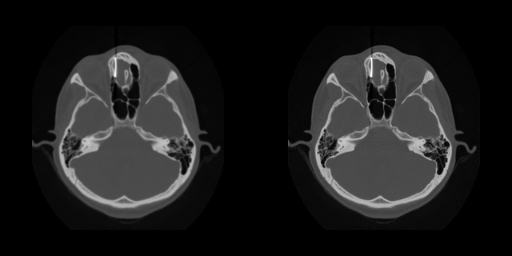

The Python source for this figure:
#!/usr/bin/env python

# Test vtkImageBSplineCoefficients displaying original vs coefficient image.

# Factory overrides
import vtkmodules.vtkInteractionStyle  # noqa: F401
import vtkmodules.vtkRenderingFreeType  # noqa: F401
import vtkmodules.vtkRenderingOpenGL2  # noqa: F401

import os

from vtkmodules.vtkIOImage import vtkPNGReader
from vtkmodules.vtkImagingCore import vtkImageBSplineCoefficients
from vtkmodules.vtkRenderingCore import (
    vtkImageSlice,
    vtkImageSliceMapper,
    vtkRenderWindow,
    vtkRenderWindowInteractor,
    vtkRenderer,
)

# Read image
reader = vtkPNGReader()
data_dir = os.environ.get("VPE_DATA_DIR", os.path.dirname(os.path.abspath(__file__)))

reader.SetFileName(os.path.join(data_dir, "fullhead15.png"))
reader.SetDataSpacing(0.8, 0.8, 1.5)
reader.Update()

data_range = list(reader.GetOutput().GetScalarRange())

# B-spline coefficients
bspline_coefficients = vtkImageBSplineCoefficients()
bspline_coefficients.SetInputConnection(reader.GetOutputPort())
bspline_coefficients.SetSplineDegree(3)
bspline_coefficients.Update()

# Viewport 0: original image
image_mapper_0 = vtkImageSliceMapper()
image_mapper_0.SetInputConnection(reader.GetOutputPort())

image_slice_0 = vtkImageSlice()
image_slice_0.SetMapper(image_mapper_0)
image_slice_0.GetProperty().SetColorWindow(data_range[1] - data_range[0])
image_slice_0.GetProperty().SetColorLevel(0.5 * (data_range[0] + data_range[1]))

renderer_0 = vtkRenderer()
renderer_0.SetBackground(0.0, 0.0, 0.0)
renderer_0.SetViewport(0.0, 0.0, 0.5, 1.0)
renderer_0.AddViewProp(image_slice_0)

# Viewport 1: B-spline coefficients
image_mapper_1 = vtkImageSliceMapper()
image_mapper_1.SetInputConnection(bspline_coefficients.GetOutputPort())

image_slice_1 = vtkImageSlice()
image_slice_1.SetMapper(image_mapper_1)
image_slice_1.GetProperty().SetColorWindow(data_range[1] - data_range[0])
image_slice_1.GetProperty().SetColorLevel(0.5 * (data_range[0] + data_range[1]))

renderer_1 = vtkRenderer()
renderer_1.SetBackground(0.0, 0.0, 0.0)
renderer_1.SetViewport(0.5, 0.0, 1.0, 1.0)
renderer_1.AddViewProp(image_slice_1)

# Window
render_window = vtkRenderWindow()
render_window.AddRenderer(renderer_0)
render_window.AddRenderer(renderer_1)
render_window.SetSize(512, 256)
render_window.SetWindowName("image b spline coefficients")

# Scene
bounds_0 = image_mapper_0.GetBounds()
point_0 = [
    0.5 * (bounds_0[0] + bounds_0[1]),
    0.5 * (bounds_0[2] + bounds_0[3]),
    0.5 * (bounds_0[4] + bounds_0[5]),
]
camera_0 = renderer_0.GetActiveCamera()
camera_0.SetFocalPoint(point_0)
point_0[image_mapper_0.GetOrientation()] += 500.0
camera_0.SetPosition(point_0)
camera_0.SetViewUp(0.0, 1.0, 0.0)
camera_0.ParallelProjectionOn()
camera_0.SetParallelScale(128)

bounds_1 = image_mapper_1.GetBounds()
point_1 = [
    0.5 * (bounds_1[0] + bounds_1[1]),
    0.5 * (bounds_1[2] + bounds_1[3]),
    0.5 * (bounds_1[4] + bounds_1[5]),
]
camera_1 = renderer_1.GetActiveCamera()
camera_1.SetFocalPoint(point_1)
point_1[image_mapper_1.GetOrientation()] += 500.0
camera_1.SetPosition(point_1)
camera_1.SetViewUp(0.0, 1.0, 0.0)
camera_1.ParallelProjectionOn()
camera_1.SetParallelScale(128)

# Interactor
interactor = vtkRenderWindowInteractor()
interactor.SetRenderWindow(render_window)

interactor.Initialize()
interactor.Start()
